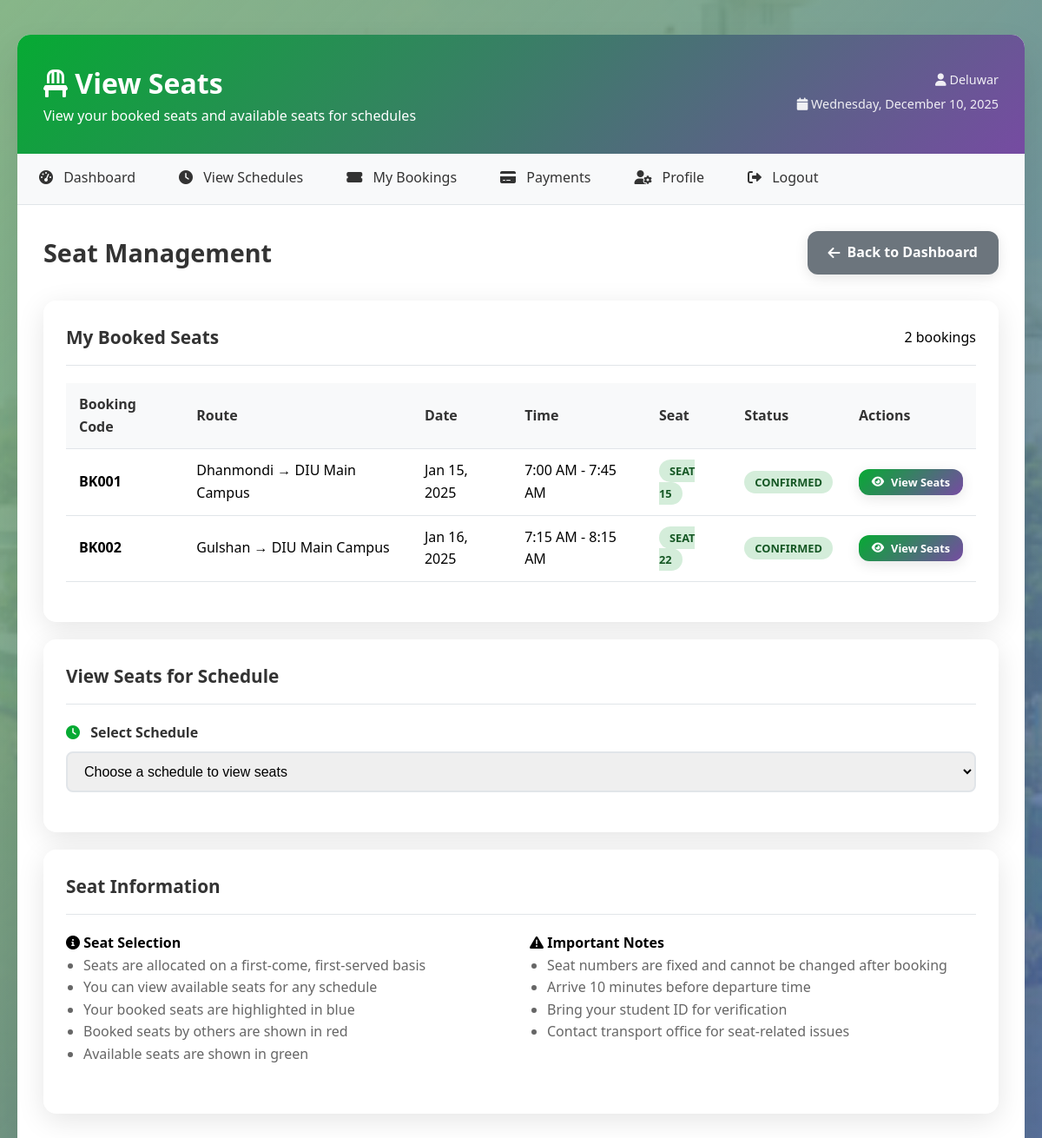
The page /student/view_seats.php (signed in) on the database its author committed.
### tables this page shows
CREATE TABLE bookings (
    id INT AUTO_INCREMENT PRIMARY KEY,
    user_id INT NOT NULL,
    schedule_id INT NOT NULL,
    booking_date DATE NOT NULL,
    seat_number INT NOT NULL,
    status ENUM('pending', 'confirmed', 'cancelled', 'completed') DEFAULT 'pending',
    booking_code VARCHAR(10) UNIQUE NOT NULL,
    created_at TIMESTAMP DEFAULT CURRENT_TIMESTAMP,
    FOREIGN KEY (user_id) REFERENCES users(id) ON DELETE CASCADE,
    FOREIGN KEY (schedule_id) REFERENCES schedules(id) ON DELETE CASCADE
);

CREATE TABLE routes (
    id INT AUTO_INCREMENT PRIMARY KEY,
    route_name VARCHAR(100) NOT NULL,
    start_location VARCHAR(100) NOT NULL,
    end_location VARCHAR(100) NOT NULL,
    distance_km DECIMAL(5,2) NULL,
    estimated_time_minutes INT NULL,
    fare DECIMAL(8,2) NOT NULL,
    status ENUM('active', 'inactive') DEFAULT 'active',
    created_at TIMESTAMP DEFAULT CURRENT_TIMESTAMP
);

CREATE TABLE schedules (
    id INT AUTO_INCREMENT PRIMARY KEY,
    bus_id INT NOT NULL,
    route_id INT NOT NULL,
    departure_time TIME NOT NULL,
    arrival_time TIME NOT NULL,
    days_of_week VARCHAR(50) NOT NULL,  
    available_seats INT NOT NULL,
    status ENUM('active', 'cancelled', 'completed') DEFAULT 'active',
    created_at TIMESTAMP DEFAULT CURRENT_TIMESTAMP,
    FOREIGN KEY (bus_id) REFERENCES buses(id) ON DELETE CASCADE,
    FOREIGN KEY (route_id) REFERENCES routes(id) ON DELETE CASCADE
);

### student/view_seats.php (the view, shortened to what this page needs)
<?php
require_once '../config/database.php';
$user_id = $_SESSION['user_id'];
$sql = "SELECT b.*, s.departure_time, s.arrival_time, r.route_name, r.start_location, r.end_location
        FROM bookings b
        JOIN schedules s ON b.schedule_id = s.id
        JOIN routes r ON s.route_id = r.id
        WHERE b.user_id = ? AND b.status IN ('pending', 'confirmed')
        ORDER BY b.booking_date ASC, s.departure_time ASC";
$stmt = $conn->prepare($sql);
$stmt->bind_param("i", $user_id);
$stmt->execute();
$user_bookings = $stmt->get_result();
?>
<!DOCTYPE html>
<html lang="en">
<head>
    <link rel="stylesheet" href="../assets/css/style.css">
    <link href="https://cdnjs.cloudflare.com/ajax/libs/font-awesome/6.0.0/css/all.min.css" rel="stylesheet">
</head>
<body>
    <div class="container">
        <div class="dashboard">
            <div class="dashboard-header">
                <div>
                    <h1><i class="fas fa-chair"></i> View Seats</h1>
                    <p>View your booked seats and available seats for schedules</p>
                </div>
                <div class="user-info">
                    <p><i class="fas fa-user"></i> <?php echo htmlspecialchars($_SESSION['name']); ?></p>
                    <p><i class="fas fa-calendar"></i> <?php echo date('l, F j, Y'); ?></p>
                </div>
            </div>
            <nav class="nav-menu">
                <ul>
                    <li><a href="dashboard.php"><i class="fas fa-tachometer-alt"></i> Dashboard</a></li>
                    <li><a href="schedules.php"><i class="fas fa-clock"></i> View Schedules</a></li>
                    <li><a href="bookings.php"><i class="fas fa-ticket-alt"></i> My Bookings</a></li>
                    <li><a href="payments.php"><i class="fas fa-credit-card"></i> Payments</a></li>
                    <li><a href="profile.php"><i class="fas fa-user-cog"></i> Profile</a></li>
                    <li><a href="../logout.php"><i class="fas fa-sign-out-alt"></i> Logout</a></li>
                </ul>
            </nav>
            <div class="content">
                <div class="content-header">
                    <h2>Seat Management</h2>
                    <div>
                        <a href="dashboard.php" class="btn btn-secondary">
                            <i class="fas fa-arrow-left"></i> Back to Dashboard
                        </a>
                    </div>
                </div>
                <div class="card">
                    <div class="card-header">
                        <h3>My Booked Seats</h3>
                        <span class="badge badge-primary"><?php echo $user_bookings->num_rows; ?> bookings</span>
                    </div>
                    <?php if ($user_bookings->num_rows > 0): ?>
                        <div class="table-container">
                            <table>
                                <thead>
                                    <tr>
                                        <th>Booking Code</th>
                                        <th>Route</th>
                                        <th>Date</th>
                                        <th>Time</th>
                                        <th>Seat</th>
                                        <th>Status</th>
                                        <th>Actions</th>
                                    </tr>
                                </thead>
                                <tbody>
                                    <?php while ($booking = $user_bookings->fetch_assoc()): ?>
                                        <tr>
                                            <td><strong><?php echo htmlspecialchars($booking['booking_code']); ?></strong></td>
                                            <td>
                                                <?php echo htmlspecialchars($booking['start_location']); ?> →
                                                <?php echo htmlspecialchars($booking['end_location']); ?>
                                            </td>
                                            <td><?php echo date('M j, Y', strtotime($booking['booking_date'])); ?></td>
                                            <td>
                                                <?php echo date('g:i A', strtotime($booking['departure_time'])); ?> -
                                                <?php echo date('g:i A', strtotime($booking['arrival_time'])); ?>
                                            </td>
                                            <td>
                                                <span class="status-badge status-confirmed">
                                                    Seat <?php echo $booking['seat_number']; ?>
                                                </span>
                                            </td>
                                            <td>
                                                <span class="status-badge status-<?php echo $booking['status']; ?>">
                                                    <?php echo ucfirst($booking['status']); ?>
                                                </span>
                                            </td>
                                            <td>
                                                <a href="view_seats.php?schedule_id=<?php echo $booking['schedule_id']; ?>"
                                                   class="btn btn-primary" style="padding: 5px 10px; font-size: 0.8rem;">
                                                    <i class="fas fa-eye"></i> View Seats
                                                </a>
                                            </td>
                                        </tr>
                                    <?php endwhile; ?>
                                </tbody>
                            </table>
                        </div>
                    <?php endif; ?>
                </div>
                <div class="card">
                    <div class="card-header">
                        <h3>View Seats for Schedule</h3>
                    </div>
                    <form method="GET" class="schedule-selector">
                        <div class="form-group">
                            <label for="schedule_id">
                                <i class="fas fa-clock"></i>
                                Select Schedule
                            </label>
                            <select id="schedule_id" name="schedule_id" onchange="this.form.submit()">
                                <option value="">Choose a schedule to view seats</option>
                            </select>
                        </div>
                    </form>
                </div>
                <div class="card">
                    <div class="card-header">
                        <h3>Seat Information</h3>
                    </div>
                    <div class="grid grid-2">
                        <div>
                            <h4><i class="fas fa-info-circle"></i> Seat Selection</h4>
                            <ul style="margin-left: 20px; color: #666;">
                                <li>Seats are allocated on a first-come, first-served basis</li>
                                <li>You can view available seats for any schedule</li>
                                <li>Your booked seats are highlighted in blue</li>
                                <li>Booked seats by others are shown in red</li>
                                <li>Available seats are shown in green</li>
                            </ul>
                        </div>
                        <div>
                            <h4><i class="fas fa-exclamation-triangle"></i> Important Notes</h4>
                            <ul style="margin-left: 20px; color: #666;">
                                <li>Seat numbers are fixed and cannot be changed after booking</li>
                                <li>Arrive 10 minutes before departure time</li>
                                <li>Bring your student ID for verification</li>
                                <li>Contact transport office for seat-related issues</li>
                            </ul>
                        </div>
                    </div>
                </div>
            </div>
        </div>
    </div>
</body>
</html>

### assets/css/style.css (style rules this page uses)
* { margin: 0; padding: 0; box-sizing: border-box; }
body { font-family: 'Segoe UI', Tahoma, Geneva, Verdana, sans-serif; line-height: 1.6; color: #000000; background: linear-gradient(135deg, rgba(100, 187, 69, 0.8) 0%, rgba(53, 112, 182, 0.8) 100%), url('../images/dashboard-bg.jpg'); background-size: cover; background-position: center; background-attachment: fixed; background-repeat: no-repeat; min-height: 100vh; transition: background 0.5s ease-in-out; position: relative; }
body::before { content: ''; position: fixed; top: 0; left: 0; width: 100%; height: 100%; background: linear-gradient(135deg, rgba(147, 179, 154, 0.671) 0%, rgba(118, 75, 162, 0.3) 100%); z-index: -1; transition: opacity 0.5s ease-in-out; }
.container { max-width: 1200px; margin: 0 auto; padding: 20px; position: relative; z-index: 1; }
.form-group { margin-bottom: 20px; text-align: left; }
.form-group label { display: block; margin-bottom: 8px; font-weight: 600; color: #333; }
.form-group label i { margin-right: 8px; color: #06aa33; }
.form-group input, .form-group select, .form-group textarea { width: 100%; padding: 12px 15px; border: 2px solid #e1e5e9; border-radius: 8px; font-size: 1rem; transition: border-color 0.3s ease; }
.btn { display: inline-flex; align-items: center; justify-content: center; padding: 12px 24px; border: none; border-radius: 12px; font-size: 1rem; font-weight: 600; text-decoration: none; cursor: pointer; transition: all 0.3s cubic-bezier(0.4, 0, 0.2, 1); min-width: 120px; position: relative; overflow: hidden; box-shadow: 0 4px 15px rgba(0, 0, 0, 0.1); }
.btn::before { content: ''; position: absolute; top: 0; left: -100%; width: 100%; height: 100%; background: linear-gradient(90deg, transparent, rgba(255, 255, 255, 0.3), transparent); transition: left 0.5s ease-in-out; }
.btn i { margin-right: 8px; }
.btn-primary { background: linear-gradient(135deg, #06aa33 0%, #764ba2 100%); color: white; }
.btn-secondary { background: #6c757d; color: white; }
.dashboard { background: white; border-radius: 15px; box-shadow: 0 20px 40px rgba(0, 0, 0, 0.1); overflow: hidden; margin: 20px 0; }
.dashboard-header { background: linear-gradient(135deg, #06aa33 0%, #764ba2 100%); color: white; padding: 30px; display: flex; justify-content: space-between; align-items: center; }
.dashboard-header h1 { font-size: 2rem; font-weight: 700; }
.user-info { text-align: right; }
.user-info p { margin-bottom: 5px; font-size: 0.9rem; opacity: 0.9; }
.nav-menu { background: #f8f9fa; padding: 0; border-bottom: 1px solid #e1e5e9; }
.nav-menu ul { list-style: none; display: flex; margin: 0; padding: 0; }
.nav-menu li { margin: 0; }
.nav-menu a { display: block; padding: 15px 25px; color: #333; text-decoration: none; border-bottom: 3px solid transparent; transition: all 0.3s ease; }
.nav-menu i { margin-right: 8px; }
.content { padding: 30px; }
.content-header { display: flex; justify-content: space-between; align-items: center; margin-bottom: 30px; }
.content-header h2 { color: #333; font-size: 1.8rem; font-weight: 600; }
.card { background: rgba(255, 255, 255, 0.95); border-radius: 15px; box-shadow: 0 8px 32px rgba(0, 0, 0, 0.1); padding: 25px; margin-bottom: 20px; border: 1px solid rgba(255, 255, 255, 0.2); backdrop-filter: blur(10px); transition: all 0.3s ease-in-out; position: relative; overflow: hidden; }
.card::before { content: ''; position: absolute; top: 0; left: 0; right: 0; height: 3px; background: linear-gradient(90deg, #06aa33, #764ba2); transform: scaleX(0); transition: transform 0.3s ease-in-out; }
.card-header { display: flex; justify-content: space-between; align-items: center; margin-bottom: 20px; padding-bottom: 15px; border-bottom: 1px solid #e1e5e9; }
.card-header h3 { color: #333; font-size: 1.3rem; font-weight: 600; }
.table-container { overflow-x: auto; }
table { width: 100%; border-collapse: collapse; margin-bottom: 20px; }
table th, table td { padding: 12px 15px; text-align: left; border-bottom: 1px solid #e1e5e9; }
table th { background: #f8f9fa; font-weight: 600; color: #333; }
.status-badge { padding: 4px 12px; border-radius: 20px; font-size: 0.8rem; font-weight: 600; text-transform: uppercase; }
.status-confirmed { background: #d4edda; color: #155724; }
.grid { display: grid; grid-template-columns: repeat(auto-fit, minmax(300px, 1fr)); gap: 20px; margin-bottom: 30px; }
.grid-2 { grid-template-columns: repeat(auto-fit, minmax(400px, 1fr)); }

### rows shown on the page
bookings: booking_code "BK001", routes.start_location "Dhanmondi", routes.end_location "DIU Main Campus", booking_date "Jan 15, 2025", schedule.departure_time "7:00 AM", schedule.arrival_time "7:45 AM", seat_number "15", status "CONFIRMED"
bookings: booking_code "BK002", routes.start_location "Gulshan", routes.end_location "DIU Main Campus", booking_date "Jan 16, 2025", schedule.departure_time "7:15 AM", schedule.arrival_time "8:15 AM", seat_number "22", status "CONFIRMED"

### other values the page prints
$_SESSION['name'] "Deluwar"
$user_bookings->num_rows "2"
